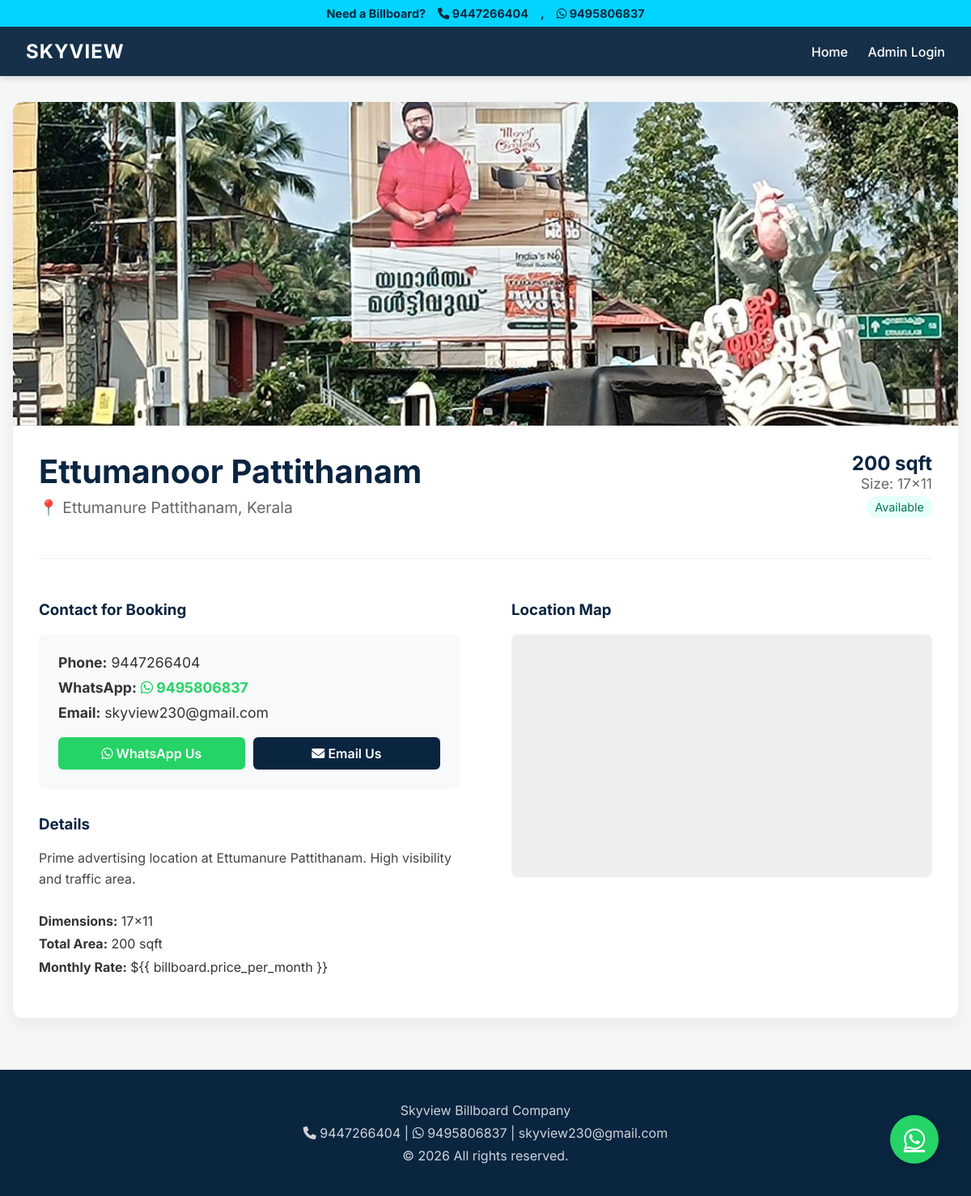
/billboard/14/, run on the app's committed database.
### billboards/models.py (models this page shows, shortened)
class Billboard(models.Model):
    title = models.CharField(max_length=200)
    image = models.ImageField(upload_to='billboards/')
    sqft = models.IntegerField(help_text="Total Square Feet")
    size = models.CharField(max_length=50, help_text="Dimensions (e.g., 20x10)")
    description = models.TextField(blank=True, help_text="Detailed description of the billboard location and advantages")
    location = models.CharField(max_length=200)
    map_url = models.URLField(max_length=500, blank=True, help_text="Google Maps Embed Link or URL")
    is_available = models.BooleanField(default=True)
    price_per_month = models.DecimalField(max_digits=10, decimal_places=2, default=0.00)

### billboards/views.py (the view)
# urls.py: path('billboard/<int:pk>/', views.billboard_detail, name='billboard_detail'),
def billboard_detail(request, pk):
    billboard = get_object_or_404(Billboard, pk=pk)
    return render(request, 'billboards/detail.html', {'billboard': billboard})

### billboards/templates/billboards/detail.html
{% extends 'billboards/base.html' %}
{% block content %}
<div class="card" style="display: flex; flex-direction: column; overflow: visible;">
    <div style="width: 100%; height: 400px; overflow: hidden; border-radius: 12px 12px 0 0;">
        {% if billboard.image %}
        <img src="{{ billboard.image.url }}" alt="{{ billboard.title }}"
            style="width: 100%; height: 100%; object-fit: cover;">
        {% else %}
        <div
            style="width:100%; height:100%; background:#ddd; display:flex; align-items:center; justify-content:center;">
            No Image</div>
        {% endif %}
    </div>
    <div style="padding: 2rem;">
        <div style="display: flex; justify-content: space-between; align-items: flex-start; flex-wrap: wrap;">
            <div>
                <h1 style="margin: 0; color: var(--primary); font-size: 2.5rem;">{{ billboard.title }}</h1>
                <p style="font-size: 1.2rem; color: #666; margin-top: 0.5rem;"><span
                        style="color:var(--accent);">📍</span> {{ billboard.location }}</p>
            </div>
            <div style="text-align: right;">
                <div style="font-size: 1.5rem; font-weight: bold; color: var(--primary);">{{ billboard.sqft }} sqft
                </div>
                <div style="font-size: 1.1rem; color: #666;">Size: {{ billboard.size }}</div>
                {% if billboard.is_available %}
                <span
                    style="display: inline-block; background: #e6fffa; color: #047857; padding: 5px 10px; border-radius: 20px; font-size: 0.9rem; margin-top: 5px;">Available</span>
                {% else %}
                <span
                    style="display: inline-block; background: #fff5f5; color: #c53030; padding: 5px 10px; border-radius: 20px; font-size: 0.9rem; margin-top: 5px;">Booked</span>
                {% endif %}
            </div>
        </div>
        <hr style="border: 0; border-top: 1px solid #eee; margin: 2rem 0;">
        <div class="grid" style="grid-template-columns: 1fr 1fr; gap: 4rem;">
            <div>
                <h3 style="color: var(--primary);">Contact for Booking</h3>
                <div style="background: #f8f9fa; padding: 1.5rem; border-radius: 8px;">
                    <p style="margin: 0 0 10px 0; font-size: 1.1rem;">
                        <strong>Phone:</strong>
                        <a href="tel:+919447266404" style="text-decoration:none; color:inherit;">9447266404</a>
                    </p>
                    <p style="margin: 0 0 10px 0; font-size: 1.1rem;">
                        <strong>WhatsApp:</strong>
                        <a href="https://wa.me/919495806837?text=Hi,%20I%20want%20a%20board:%20{{ billboard.title|urlencode }}"
                            target="_blank" style="text-decoration:none; color:#25d366; font-weight:bold;">
                            <i class="fab fa-whatsapp"></i> 9495806837
                        </a>
                    </p>
                    <p style="margin: 0; font-size: 1.1rem;"><strong>Email:</strong> skyview230@gmail.com</p>
                    <br>
                    <div style="display: flex; gap: 10px; flex-wrap: wrap;">
                        <a href="https://wa.me/919495806837?text=Hi,%20I%20want%20a%20board:%20{{ billboard.title|urlencode }}"
                            target="_blank" class="btn" style="background:#25d366; flex:1; text-align:center;">
                            <i class="fab fa-whatsapp"></i> WhatsApp Us
                        </a>
                        <a href="mailto:skyview230@gmail.com" class="btn" style="flex:1; text-align:center;">
                            <i class="fas fa-envelope"></i> Email Us
                        </a>
                    </div>
                </div>
                <h3 style="color: var(--primary); margin-top: 2rem;">Details</h3>
                {% if billboard.description %}
                <p style="color: #444; line-height: 1.6; margin-bottom: 1.5rem;">{{ billboard.description }}</p>
                {% endif %}
                <ul style="list-style: none; padding: 0; line-height: 1.8;">
                    <li><strong>Dimensions:</strong> {{ billboard.size }}</li>
                    <li><strong>Total Area:</strong> {{ billboard.sqft }} sqft</li>
                    <li><strong>Monthly Rate:</strong> {% if billboard.price_per_month > 0 %}${{
                        billboard.price_per_month }}{% else %}Contact for Price{% endif %}</li>
                </ul>
            </div>
            <div>
                <h3 style="color: var(--primary);">Location Map</h3>
                <div style="width: 100%; height: 300px; background: #eee; border-radius: 8px; overflow: hidden;">
                    {% if billboard.map_url %}
                    {% if "iframe" in billboard.map_url %}
                    {{ billboard.map_url|safe }}
                    {% else %}
                    <iframe src="{{ billboard.map_url }}" width="100%" height="100%" style="border:0;"
                        allowfullscreen="" loading="lazy"></iframe>
                    {% endif %}
                    {% else %}
                    <div
                        style="display: flex; align-items: center; justify-content: center; height: 100%; color: #888;">
                        Map not available
                    </div>
                    {% endif %}
                </div>
            </div>
        </div>
    </div>
</div>
{% endblock %}

### billboards/templates/billboards/base.html (style rules this page uses)
:root { --primary: #0a2540; --accent: #00d4ff; --text: #333; --bg: #f4f7f6; --card-bg: #fff; }
body { margin: 0; font-family: 'Inter', sans-serif; background: var(--bg); color: var(--text); }
.card { background: var(--card-bg); border-radius: 12px; overflow: hidden; box-shadow: 0 10px 20px rgba(0, 0, 0, 0.05); transition: transform 0.3s ease, box-shadow 0.3s ease; }
.btn { display: inline-block; background: var(--primary); color: #fff; padding: 10px 20px; border-radius: 6px; text-decoration: none; font-weight: 600; transition: background 0.3s; }
.grid { display: grid; grid-template-columns: repeat(auto-fill, minmax(300px, 1fr)); gap: 2rem; }

### data on the page
Billboard: image (picture), title "Ettumanoor Pattithanam", location "Ettumanure Pattithanam, Kerala", sqft "200", size "17x11", description "Prime advertising location at Ettumanure Pattithanam. High visibility and traffic area."
